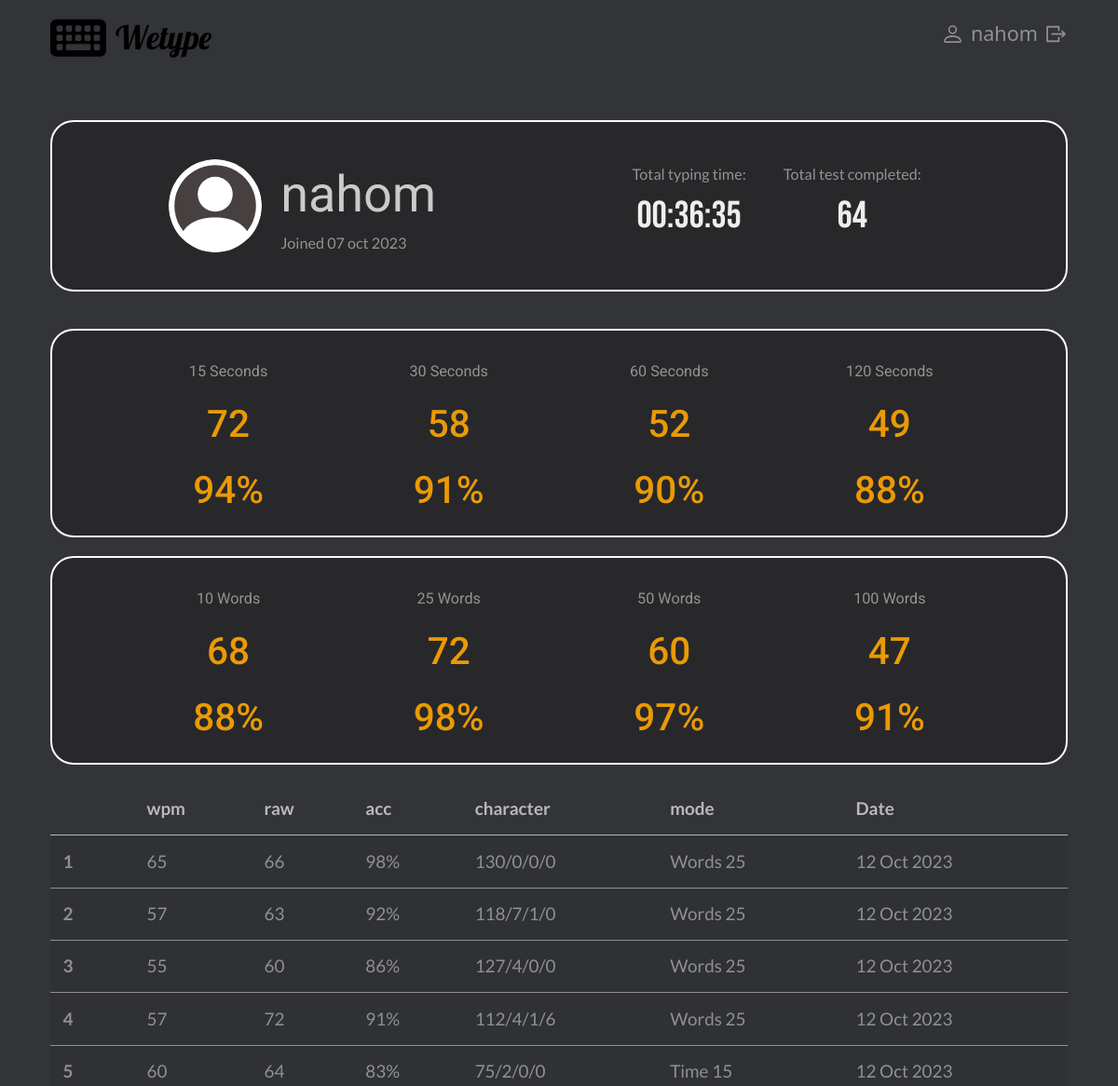
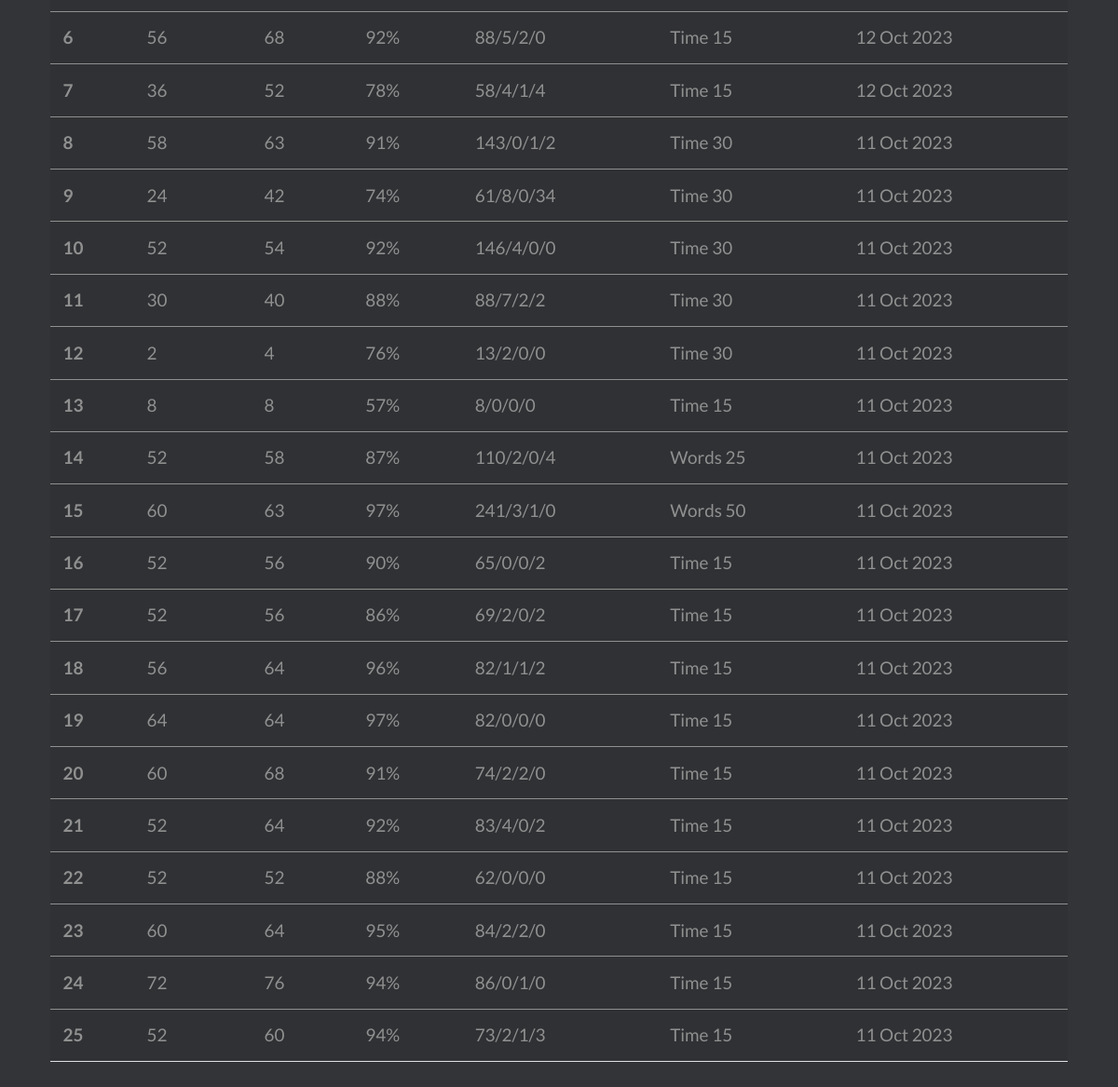
The page /profile (signed in) on the database as committed earlier (2 pictures, top to bottom).
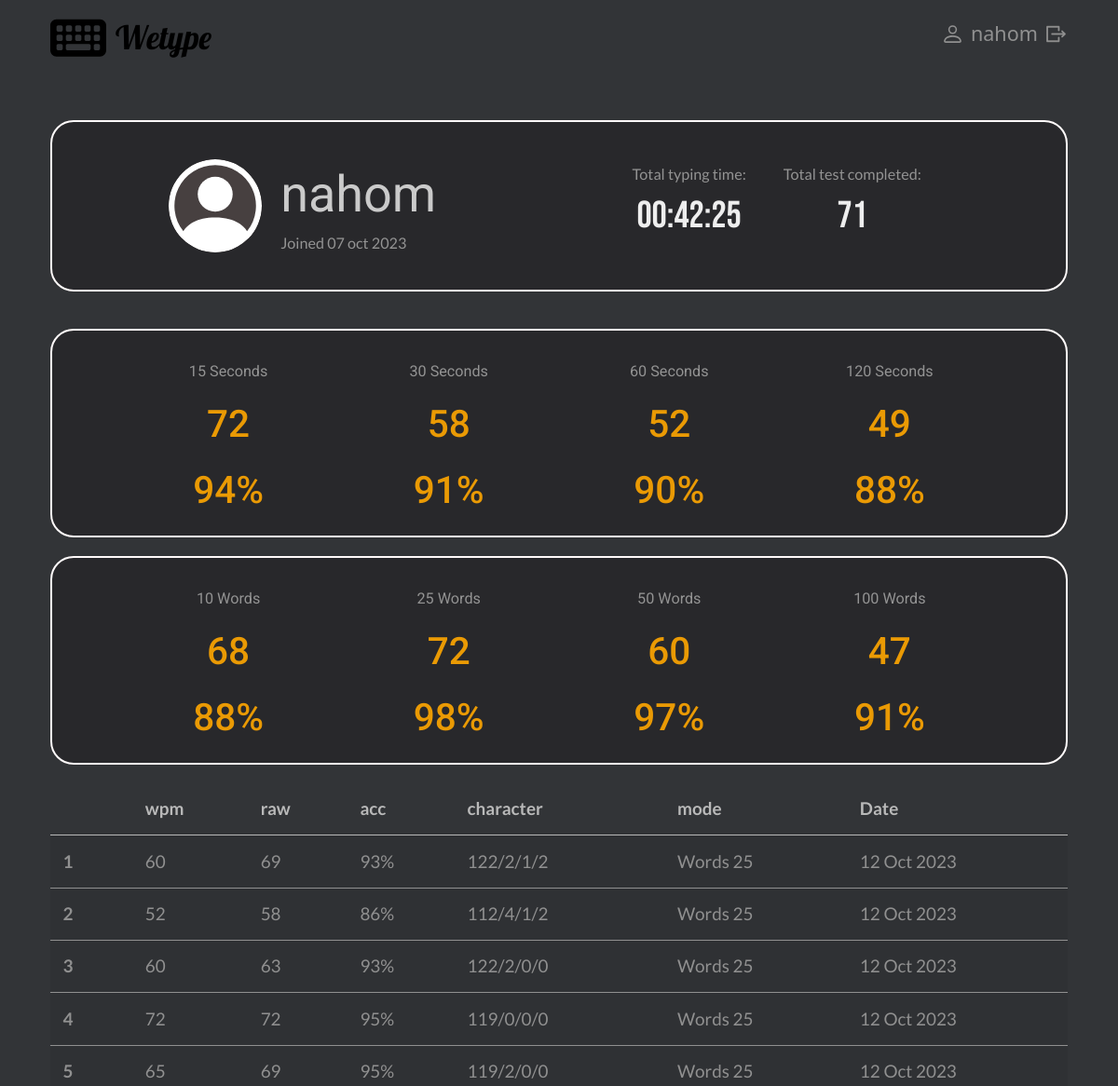
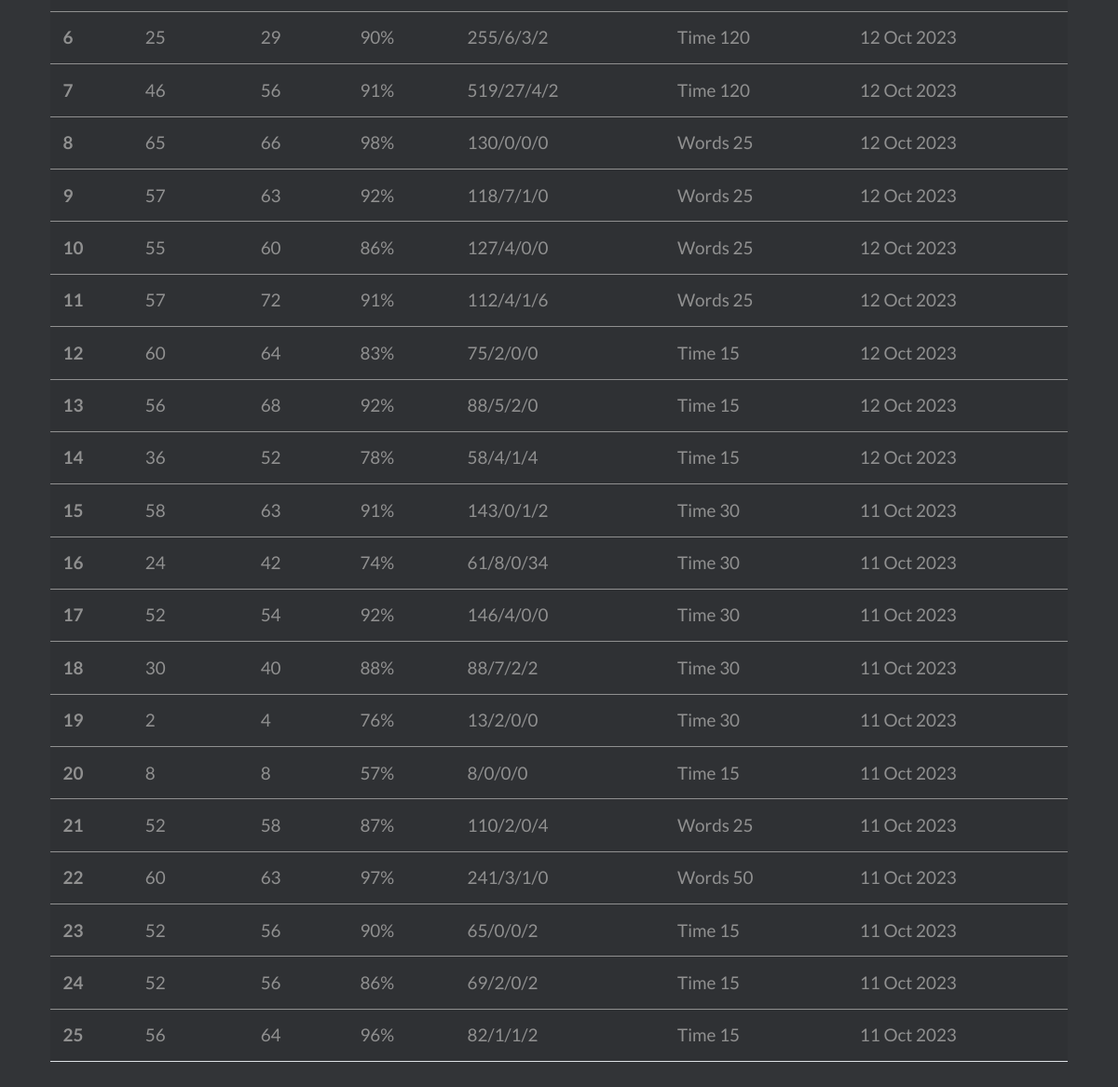
The same page on the database as committed later (2 pictures, top to bottom).
### writing/models.py (models this page shows)
class Test_Time(models.Model):
    user = models.ForeignKey("User", on_delete=models.CASCADE, related_name="time")
    game_type = models.CharField(max_length=4,default="Time")
    test_type = models.PositiveIntegerField(null=False)
    speed = models.PositiveIntegerField(null=False)
    accuracy = models.IntegerField(null=False, validators=[MaxValueValidator(100), MinValueValidator(1)])
    time_frame = models.IntegerField(null=False)
    time = models.DateTimeField(auto_now_add=True)
    raw_speed = models.PositiveIntegerField(null=False)
    character = models.CharField(max_length=17, blank=False)

class Test_Word(models.Model):
    user = models.ForeignKey("User", on_delete=models.CASCADE, related_name="word")
    game_type = models.CharField(max_length=5, default="Words")
    test_type = models.PositiveIntegerField(null=False)
    speed = models.PositiveIntegerField(null=False)
    accuracy = models.IntegerField(null=False, validators=[MaxValueValidator(100), MinValueValidator(1)])
    time_frame = models.IntegerField(null=False)
    time = models.DateTimeField(auto_now_add=True)
    raw_speed = models.PositiveIntegerField(null=False)
    character = models.CharField(max_length=17, blank=False)

### writing/views.py (the view)
# urls.py: path("profile", views.account, name="profile"),
@login_required(login_url='/login')
def account(request):
    user = User.objects.get(username=request.user)
    data_time =user.time.all()
    data_word = user.word.all()
    alltime = data_time.aggregate(Sum("time_frame"), Count("game_type"))
    allwords = data_word.aggregate(Sum("time_frame"), Count("game_type"))
    tables = sorted(chain(data_time, data_word), key=attrgetter('time'), reverse=True)[:25]
    print(tables)
    tt = time.gmtime(get_sum(alltime['time_frame__sum'], allwords['time_frame__sum']))
    total_time = time.strftime("%H:%M:%S", tt)
    total_test = get_sum(alltime['game_type__count'], allwords['game_type__count'])
    times, words = get_data(request.user)
    return render(request, "writing/profile.html", {
        "times": times,
        "words": words,
        "total_test":total_test,
        "total_time":total_time,
        "tables": tables
    })

### writing/helpers.py (called while the page is built)
def get_data(user):
    time_tests = [15, 30, 60, 120]
    word_tests = [10, 25, 50, 100]
    time = {}
    words = {}
    for test in time_tests:
        get_test = Test_Time.objects.filter(user=user, test_type=test).order_by('-speed')
        time[test] = get_test.first()
    for test in word_tests:
        get_test = Test_Word.objects.filter(user=user, test_type=test).order_by('-speed')
        words[test] = get_test.first()
    return time, words

def get_sum(num_one, num_two):
    return int(num_one or 0) + int(num_two or 0)

### writing/templates/writing/profile.html (shortened to what this page needs)
{% extends 'writing/layout.html' %}
{% block body %}
    <div class="profile-container">
        <div class="profile-user">
            <div class="profile-info">
                <div>
                    <div class="username">
                        {{ request.user}}
                    </div>
                    <div class="game-small">
                        Joined {{ request.user.date_joined|date:'d b Y' }}
                    </div>
                </div>
            </div>
            <div class="total-score">
                <div>
                    <div class="game-small">
                        Total typing time:
                    </div>
                    <div class="total-sum">
                        {{ total_time }}
                    </div>
                </div>
                <div>
                    <div class="game-small">
                        Total test completed:
                    </div>
                    <div class="total-sum">
                        {{ total_test }}
                    </div>
                </div>
            </div>
        </div>
    <div class="records">
            <div class="profile">
                {% for value, test in times.items %}
                {% if test %}
                <div class="tests">
                        <div class="game-type"> <span class="game-small">{{value }} Seconds </span> </div>
                        <div class="game-speed"> {{ test.speed }} <span class="game-text"> speed</span> </span> </div>
                        <div class="game-acc"> {{ test.accuracy }}<span class="game-precent">%</span> <span class="game-text">acc </span></div>
                    </div>
                    {% else %}
                    <div class="not-test">
                        <div class="game-notest-type game-small"> <span class="game-"> {{value }} Seconds</span> </div>
                        <div class="game-notest">No Test Yet!</div>
                    </div>
                    {% endif %}
                {% endfor %}
            </div>
            <div class="profile">
            {% for value, test in words.items %}
            {% if test %}
            <div class="tests">
                    <div class="game-type"> <span class="game-small"> {{value }} {{ test.game_type }}</span> </div>
                    <div class="game-speed"> {{ test.speed }} <span class="game-text"> speed</span> </span> </div>
                    <div class="game-acc"> {{ test.accuracy }}<span class="game-precent">%</span> <span class="game-text">acc  </span></div>
                </div>
                {% else %}
                <div class="not-test">
                    <div class="game-notest-type game-small"> <span class="game-"> {{value }} Words</span> </div>
                    <div class="game-notest">No <br> Test <br> Yet!</div>
                </div>
                {% endif %}
            {% endfor %}
            </div>
    </div>
    <div>
        <table class="table table-striped table-hover ">
            <thead>
              <tr>
                <th scope="col" class="table-id"></th>
                <th scope="col">wpm</th>
                <th scope="col" class="table-raw">raw</th>
                <th scope="col">acc</th>
                <th scope="col" class="table-character">character</th>
                <th scope="col">mode</th>
                <th scope="col">Date</th>
              </tr>
            </thead>
        {% for table in tables %}
            <tbody >
              <tr>
                <th scope="row" class="table-id">{{ forloop.counter }}</th>
                <td >{{ table.speed }} </td>
                <td class="table-raw">{{ table.raw_speed }} </td>
                <td>{{ table.accuracy }}%</td>
                <td class="table-character">{{ table.character }}</td>
                <td>{{ table.game_type}} {{ table.test_type }} </td>
                <td>{{ table.time|date:'d M Y'}} </td>
              </tr>
            </tbody>
            {% endfor %}
        </table>
    </div>
</div>
{% endblock %}

Rows that differ between the two databases and show on the page:
no longer on one of the page's lists (row unchanged): Test_Time: speed "72", raw_speed "76", accuracy "94", character "86/0/1/0", game_type "Time", test_type "15", time "11 Oct 2023"
no longer on this page (row unchanged): Test_Time: speed "64", raw_speed "64", accuracy "97", character "82/0/0/0", game_type "Time", test_type "15", time "11 Oct 2023"
no longer on this page (row unchanged): Test_Time: speed "60", raw_speed "68", accuracy "91", character "74/2/2/0", game_type "Time", test_type "15", time "11 Oct 2023"
no longer on this page (row unchanged): Test_Time: speed "52", raw_speed "64", accuracy "92", character "83/4/0/2", game_type "Time", test_type "15", time "11 Oct 2023"
no longer on this page (row unchanged): Test_Time: speed "52", raw_speed "52", accuracy "88", character "62/0/0/0", game_type "Time", test_type "15", time "11 Oct 2023"
no longer on this page (row unchanged): Test_Time: speed "60", raw_speed "64", accuracy "95", character "84/2/2/0", game_type "Time", test_type "15", time "11 Oct 2023"
no longer on this page (row unchanged): Test_Time: speed "52", raw_speed "60", accuracy "94", character "73/2/1/3", game_type "Time", test_type "15", time "11 Oct 2023"
added Test_Word: speed "60", raw_speed "69", accuracy "93", character "122/2/1/2", game_type "Words", test_type "25", time "12 Oct 2023"
added Test_Word: speed "52", raw_speed "58", accuracy "86", character "112/4/1/2", game_type "Words", test_type "25", time "12 Oct 2023"
added Test_Word: speed "60", raw_speed "63", accuracy "93", character "122/2/0/0", game_type "Words", test_type "25", time "12 Oct 2023"
added Test_Word: speed "72", raw_speed "72", accuracy "95", character "119/0/0/0", game_type "Words", test_type "25", time "12 Oct 2023"
added Test_Word: speed "65", raw_speed "69", accuracy "95", character "119/2/0/0", game_type "Words", test_type "25", time "12 Oct 2023"
added Test_Time: speed "25", raw_speed "29", accuracy "90", character "255/6/3/2", game_type "Time", test_type "120", time "12 Oct 2023"
added Test_Time: speed "46", raw_speed "56", accuracy "91", character "519/27/4/2", game_type "Time", test_type "120", time "12 Oct 2023"
Other text that changed with them:
{{ total_time }}: "00:36:35" → "00:42:25"
{{ total_test }}: "64" → "71"
